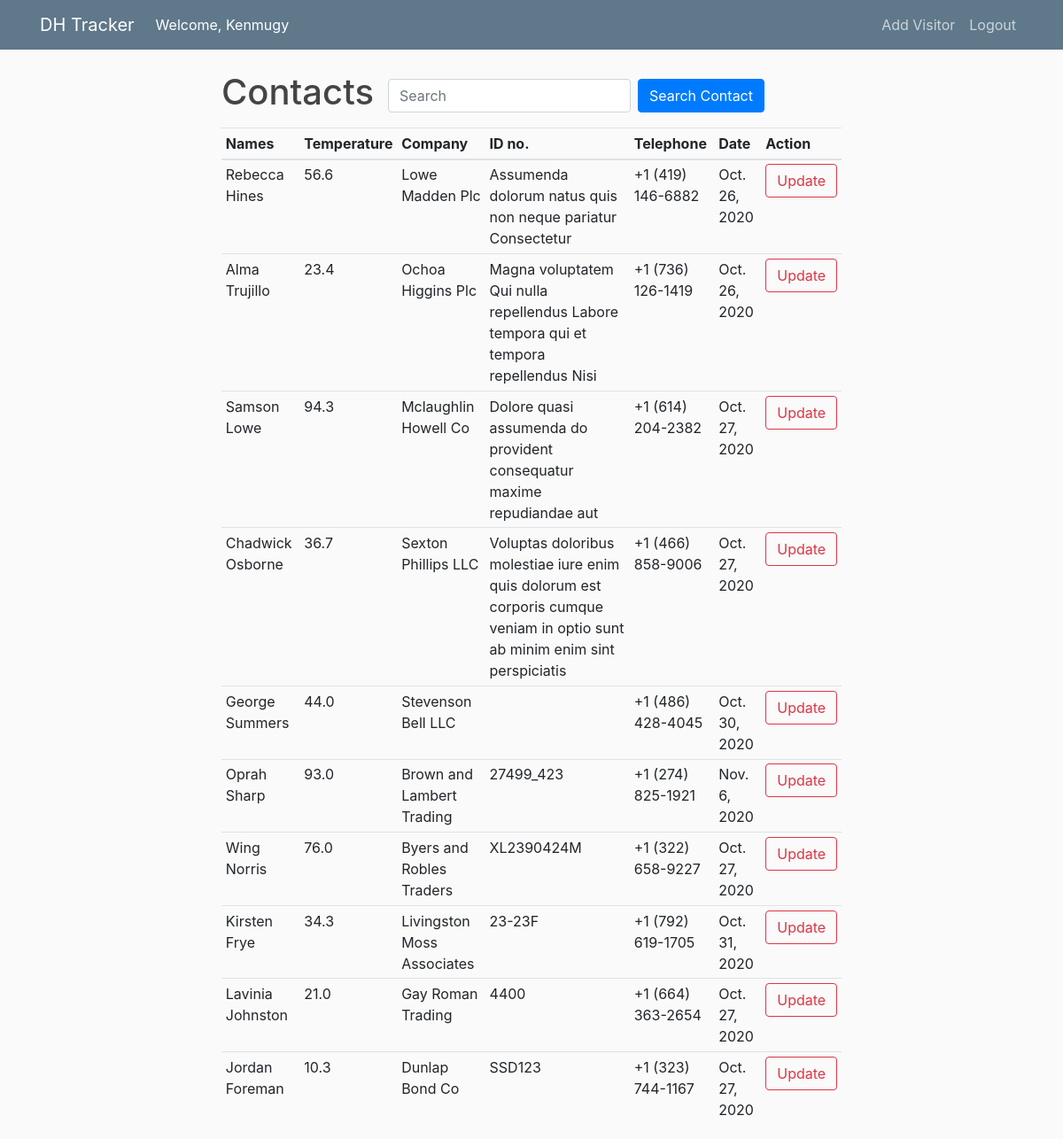
The page /track/ (signed in) on the database as committed earlier.
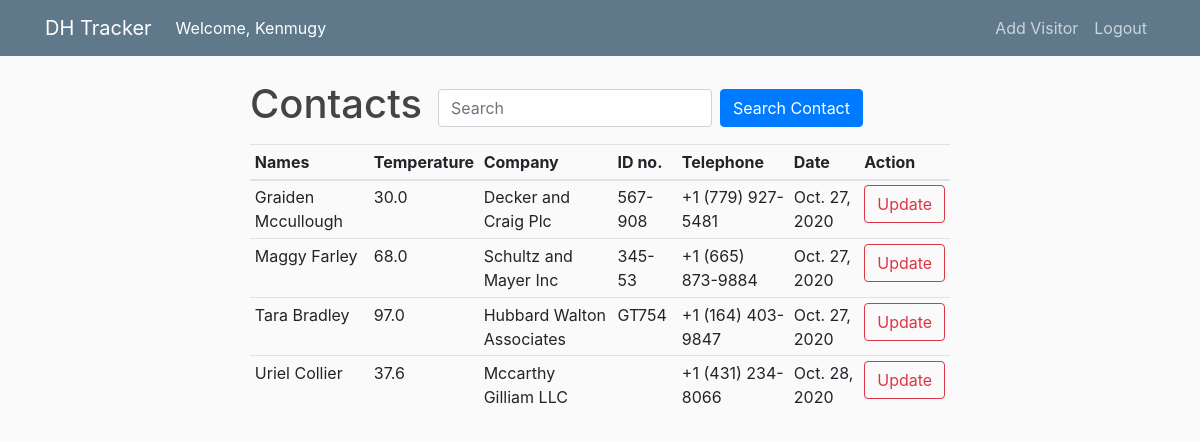
The same page on the database as committed later.
### track/models.py (models this page shows, shortened)
class Contact(models.Model):
    name = models.CharField(max_length=150)
    temperature = models.DecimalField(max_digits=3, decimal_places=1)
    company = models.CharField(max_length=150)
    id_no = models.CharField(max_length=150, blank=True)
    telephone = models.CharField(max_length=150)
    date = models.DateField(default=timezone.now)

### track/views.py (the view)
# urls.py: 2. Add a URL to urlpatterns:  path('', views.home, name='home')
@login_required
def home(request):
    contacts = get_list_or_404(Contact) or None
    return render(request, "track/home.html", {"contacts": contacts})

### track/templates/track/home.html (shortened to what this page needs)
{% extends 'track/base.html' %} {% block content %}
<div class="container">
  <div class="mb-2">
    <div class="form-inline my-2 my-lg-0">
      <h1 class="indigo-text mr-3">Contacts</h1>
      <input class="form-control mr-sm-2" type="search" placeholder="Search" />
      <button
        type="button"
        class="btn btn-primary"
        data-toggle="modal"
        data-target="#exampleModal"
      >
        Search Contact
      </button>
    </div>
  </div>
  <div class="table-responsive">
    <table class="table table-sm table-hover">
      <thead>
        <tr>
          <th scope="col">Names</th>
          <th scope="col">Temperature</th>
          <th scope="col">Company</th>
          <th scope="col">ID no.</th>
          <th scope="col">Telephone</th>
          <th scope="col">Date</th>
          <th scope="col">Action</th>
        </tr>
      </thead>
      <tbody>
        {% if contacts %} {% for contact in contacts %}
        <tr class="link">
          <td>{{contact.name}}</td>
          <td>{{contact.temperature}}</td>
          <td>{{contact.company}}</td>
          <td>{{contact.id_no}}</td>
          <td>{{contact.telephone}}</td>
          <td>{{contact.date}}</td>
          <td>
            <a
              href="{% url 'update' contact.id %}"
              class="btn btn-outline-danger"
              >Update</a
            >
          </td>
        </tr>
        {% endfor %} {% else %}
        <h4>You have nothing</h4>
        {% endif %} {% endblock %}

Rows that differ between the two databases and show on the page:
removed Contact: name "Rebecca Hines", temperature "56.6", company "Lowe Madden Plc", id_no "Assumenda dolorum natus quis non neque pariatur Consectetur", telephone "+1 (419) 146-6882", date "Oct. 26, 2020"
removed Contact: name "Alma Trujillo", temperature "23.4", company "Ochoa Higgins Plc", id_no "Magna voluptatem Qui nulla repellendus Labore tempora qui et tempora repellendus Nisi", telephone "+1 (736) 126-1419", date "Oct. 26, 2020"
removed Contact: name "Samson Lowe", temperature "94.3", company "Mclaughlin Howell Co", id_no "Dolore quasi assumenda do provident consequatur maxime repudiandae aut", telephone "+1 (614) 204-2382", date "Oct. 27, 2020"
removed Contact: name "Chadwick Osborne", temperature "36.7", company "Sexton Phillips LLC", id_no "Voluptas doloribus molestiae iure enim quis dolorum est corporis cumque veniam in optio sunt ab minim enim sint perspiciatis", telephone "+1 (466) 858-9006", date "Oct. 27, 2020"
removed Contact: name "George Summers", temperature "44.0", company "Stevenson Bell LLC", telephone "+1 (486) 428-4045", date "Oct. 30, 2020"
removed Contact: name "Oprah Sharp", temperature "93.0", company "Brown and Lambert Trading", id_no "27499_423", telephone "+1 (274) 825-1921", date "Nov. 6, 2020"
removed Contact: name "Wing Norris", temperature "76.0", company "Byers and Robles Traders", id_no "XL2390424M", telephone "+1 (322) 658-9227", date "Oct. 27, 2020"
removed Contact: name "Kirsten Frye", temperature "34.3", company "Livingston Moss Associates", id_no "23-23F", telephone "+1 (792) 619-1705", date "Oct. 31, 2020"
removed Contact: name "Lavinia Johnston", temperature "21.0", company "Gay Roman Trading", id_no "4400", telephone "+1 (664) 363-2654", date "Oct. 27, 2020"
removed Contact: name "Jordan Foreman", temperature "10.3", company "Dunlap Bond Co", id_no "SSD123", telephone "+1 (323) 744-1167", date "Oct. 27, 2020"
added Contact: name "Graiden Mccullough", temperature "30.0", company "Decker and Craig Plc", id_no "567-908", telephone "+1 (779) 927-5481", date "Oct. 27, 2020"
added Contact: name "Maggy Farley", temperature "68.0", company "Schultz and Mayer Inc", id_no "345-53", telephone "+1 (665) 873-9884", date "Oct. 27, 2020"
added Contact: name "Tara Bradley", temperature "97.0", company "Hubbard Walton Associates", id_no "GT754", telephone "+1 (164) 403-9847", date "Oct. 27, 2020"
added Contact: name "Uriel Collier", temperature "37.6", company "Mccarthy Gilliam LLC", telephone "+1 (431) 234-8066", date "Oct. 28, 2020"
